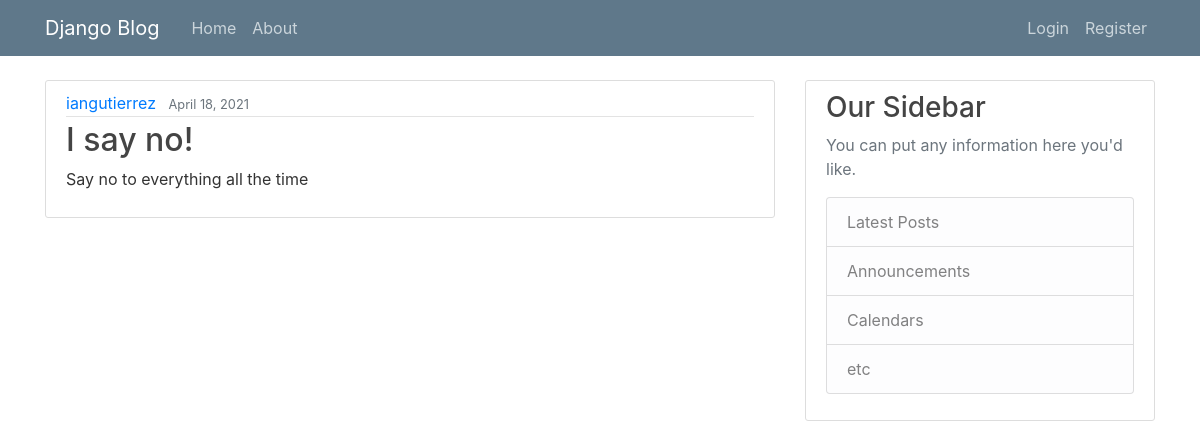
Screenshot of /post/11/ with the database file from the repository.
### blog/models.py (models this page shows, shortened)
class Post(models.Model):
    title = models.CharField(max_length=100)
    content = models.TextField()
    date_posted = models.DateTimeField(default=timezone.now)
    author = models.ForeignKey(User, on_delete=models.CASCADE)

### blog/views.py (the view)
# urls.py: path('post/<int:pk>/', PostDetailView.as_view(), name='post-detail'),
class PostDetailView(DetailView):
    model = Post

### blog/templates/blog/post_detail.html (shortened to what this page needs)
{% extends "blog/base.html" %}
{% block content %}
<article class="media content-section">
    <div class="media-body">
        <div class="article-metadata">
            <a class="mr-2" href="{% url 'user-posts' object.author.username %}">{{ object.author }}</a>
            <small class="text-muted">{{ object.date_posted|date:"F d, Y" }}</small>
        </div>
        <h2 class="article-title"> {{ object.title }}</h2>
        <p class="article-content">{{ object.content }}</p>
    </div>
</article>
{% endblock content %}

### blog/static/blog/main.css (style rules this page uses)
body { background: fafafa; color: #333333; margin-top: 5rem; }
h1, h2, h3, h4, h5, h6 { color: #444444; }
.content-section { background: #ffffff; padding: 10px 20px; border: 1px solid #dddddd; border-radius: 3px; margin-bottom: 20px; }
.article-title { color: #444444; }
.article-content { white-space: pre-line; }
.article-metadata { padding-bottom: 1px; margin-bottom: 4px; border-bottom: 1px solid #e3e3e3 }

### rows the page displays
Post: author "iangutierrez", date_posted "April 18, 2021", title "I say no!", content "Say no to everything all the time"
